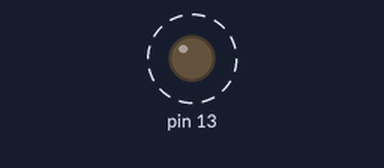
This sketch was run on a simulated Arduino Uno, built with avr-gcc and run on an emulated ATmega328P. Parts: output pins drawn as LEDs (lit = HIGH). Dashed ring = blinking. What the sketch prints to the serial monitor is not drawn.

Above: at 0.6 s.
Timing chart, 0 to 3.0 s (numbered marks = the images above):
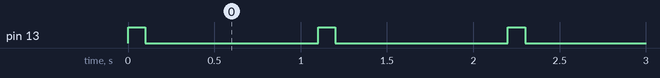

Measured:
- by itself, pin 13: alternates HIGH for 0.10 s and LOW for 1.0 s

The sketch:

apc220.ino
```cpp
/* APC220 BEACON SAMPLE.
 *  Envía datos, parpadea y luego espera un segundo segundo.
 */

void setup() {
 Serial.begin(9600);
 pinMode(13, OUTPUT);
}

void loop() {
  Serial.println("Hello, World!");
  digitalWrite(13, HIGH);
  delay(100);
  digitalWrite(13, LOW);
  delay(1000);
}
```
